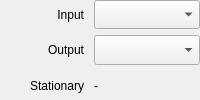
              <widget class="QFrame" name="frame_pLayout_helper">
               <property name="sizePolicy">
                <sizepolicy hsizetype="Minimum" vsizetype="Minimum">
                 <horstretch>0</horstretch>
                 <verstretch>0</verstretch>
                </sizepolicy>
               </property>
               <property name="minimumSize">
                <size>
                 <width>0</width>
                 <height>0</height>
                </size>
               </property>
               <property name="frameShape">
                <enum>QFrame::Shape::NoFrame</enum>
               </property>
               <property name="frameShadow">
                <enum>QFrame::Shadow::Raised</enum>
               </property>
               <layout class="QHBoxLayout" name="horizontalLayout_11">
                <property name="leftMargin">
                 <number>0</number>
                </property>
                <property name="topMargin">
                 <number>0</number>
                </property>
                <property name="rightMargin">
                 <number>0</number>
                </property>
                <property name="bottomMargin">
                 <number>0</number>
                </property>
                <item>
                 <layout class="QGridLayout" name="glayout_planet_helper">
                  <property name="leftMargin">
                   <number>0</number>
                  </property>
                  <property name="topMargin">
                   <number>0</number>
                  </property>
                  <property name="rightMargin">
                   <number>0</number>
                  </property>
                  <property name="bottomMargin">
                   <number>0</number>
                  </property>
                  <property name="horizontalSpacing">
                   <number>10</number>
                  </property>
                  <property name="verticalSpacing">
                   <number>6</number>
                  </property>
                  <item row="1" column="1">
                   <widget class="QComboBox" name="cb_output_helper">
                    <property name="sizePolicy">
                     <sizepolicy hsizetype="Preferred" vsizetype="Preferred">
                      <horstretch>0</horstretch>
                      <verstretch>0</verstretch>
                     </sizepolicy>
                    </property>
                    <property name="currentIndex">
                     <number>-1</number>
                    </property>
                    <property name="placeholderText">
                     <string>- Select -</string>
                    </property>
                    <item>
                     <property name="text">
                      <string>Sun</string>
                     </property>
                    </item>
                    <item>
                     <property name="text">
                      <string>Planet Carrier</string>
                     </property>
                    </item>
                    <item>
                     <property name="text">
                      <string>Ring</string>
                     </property>
                    </item>
                   </widget>
                  </item>
                  <item row="0" column="0">
                   <widget class="QLabel" name="lb_input">
                    <property name="text">
                     <string>Input</string>
                    </property>
                    <property name="alignment">
                     <set>Qt::AlignmentFlag::AlignRight|Qt::AlignmentFlag::AlignTrailing|Qt::AlignmentFlag::AlignVCenter</set>
                    </property>
                    <property name="wordWrap">
                     <bool>true</bool>
                    </property>
                   </widget>
                  </item>
                  <item row="2" column="0">
                   <widget class="QLabel" name="lb_stationary">
                    <property name="text">
                     <string>Stationary</string>
                    </property>
                    <property name="alignment">
                     <set>Qt::AlignmentFlag::AlignRight|Qt::AlignmentFlag::AlignTrailing|Qt::AlignmentFlag::AlignVCenter</set>
                    </property>
                    <property name="wordWrap">
                     <bool>true</bool>
                    </property>
                   </widget>
                  </item>
                  <item row="2" column="1">
                   <widget class="QLabel" name="lb_stationGear1">
                    <property name="text">
                     <string>-</string>
                    </property>
                    <property name="alignment">
                     <set>Qt::AlignmentFlag::AlignLeading|Qt::AlignmentFlag::AlignLeft|Qt::AlignmentFlag::AlignVCenter</set>
                    </property>
                   </widget>
                  </item>
                  <item row="1" column="0">
                   <widget class="QLabel" name="lb_output">
                    <property name="text">
                     <string>Output</string>
                    </property>
                    <property name="alignment">
                     <set>Qt::AlignmentFlag::AlignRight|Qt::AlignmentFlag::AlignTrailing|Qt::AlignmentFlag::AlignVCenter</set>
                    </property>
                    <property name="wordWrap">
                     <bool>true</bool>
                    </property>
                   </widget>
                  </item>
                  <item row="0" column="1">
                   <widget class="QComboBox" name="cb_input_helper">
                    <property name="sizePolicy">
                     <sizepolicy hsizetype="Preferred" vsizetype="Preferred">
                      <horstretch>0</horstretch>
                      <verstretch>0</verstretch>
                     </sizepolicy>
                    </property>
                    <property name="editable">
                     <bool>false</bool>
                    </property>
                    <property name="currentText">
                     <string/>
                    </property>
                    <property name="currentIndex">
                     <number>-1</number>
                    </property>
                    <property name="placeholderText">
                     <string>- Select -</string>
                    </property>
                    <item>
                     <property name="text">
                      <string>Sun</string>
                     </property>
                    </item>
                    <item>
                     <property name="text">
                      <string>Planet Carrier</string>
                     </property>
                    </item>
                    <item>
                     <property name="text">
                      <string>Ring</string>
                     </property>
                    </item>
                   </widget>
                  </item>
                 </layout>
                </item>
               </layout>
              </widget>
